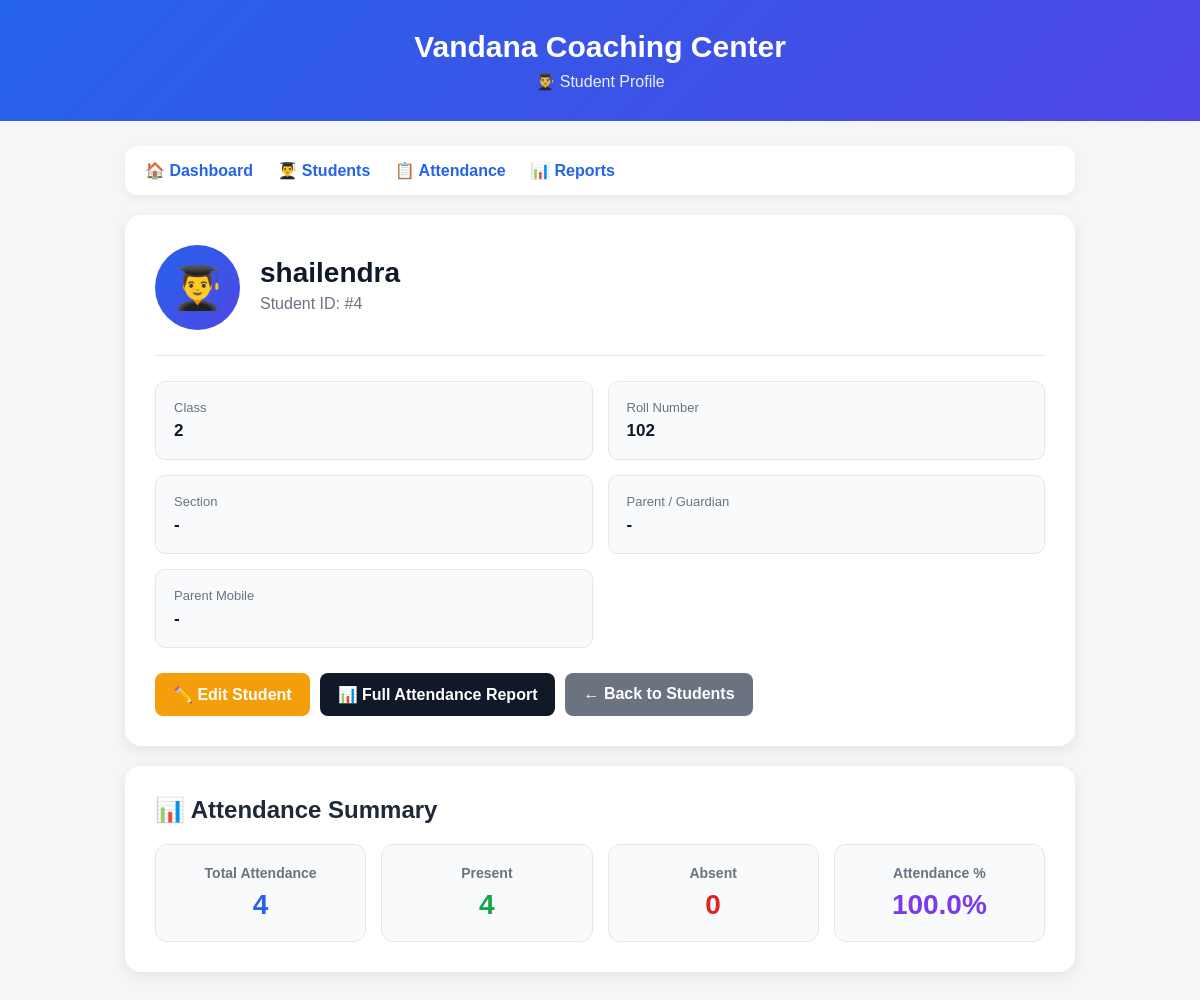
The app's page /student_profile/4 with its own data.
### tables this page shows
CREATE TABLE students (
            id INTEGER PRIMARY KEY AUTOINCREMENT,
            name TEXT NOT NULL,
            class_name TEXT NOT NULL,
            roll_number TEXT
        , guardian_name TEXT, guardian_phone TEXT, section TEXT);

### app.py (the view)
@app.route(
    "/student_profile/<int:student_id>"
)
def student_profile(student_id):
    conn = get_db_connection()
    student = conn.execute("""
        SELECT *

        FROM students

        WHERE id = ?

    """, (
        student_id,
    )).fetchone()
    if not student:
        conn.close()
        return "Student not found"
    total = conn.execute("""
        SELECT COUNT(*)

        FROM attendance

        WHERE student_id = ?

    """, (
        student_id,
    )).fetchone()[0]
    present = conn.execute("""
        SELECT COUNT(*)

        FROM attendance

        WHERE student_id = ?

        AND status = 'Present'

    """, (
        student_id,
    )).fetchone()[0]
    absent = total - present
    if total > 0:
        percentage = round(
            (present / total) * 100,
            2
        )
    else:
        percentage = 0
    conn.close()
    return render_template(
        "student_profile.html",
        student=student,
        total=total,
        present=present,
        absent=absent,
        percentage=percentage
    )

### app.py (called while the page is built)
def get_db_connection():
    conn = sqlite3.connect(DATABASE)
    conn.row_factory = sqlite3.Row
    return conn

### templates/student_profile.html (shortened to what this page needs)
<!DOCTYPE html>
<html lang="en">
<head>
</head>
<body>
<div class="header">
    <h1>
        Vandana Coaching Center
    </h1>
    <p>
        👨‍🎓 Student Profile
    </p>
</div>
<div class="container">
<div class="nav">
    <a href="/">
        🏠 Dashboard
    </a>
    <a href="/students">
        👨‍🎓 Students
    </a>
    <a href="/attendance">
        📋 Attendance
    </a>
    <a href="/reports">
        📊 Reports
    </a>
</div>
<div class="profile-card">
    <div class="profile-top">
        <div class="avatar">
            👨‍🎓
        </div>
        <div class="profile-name">
            <h2>
                {{ student['name'] }}
            </h2>
            <p>
                Student ID: #{{ student['id'] }}
            </p>
        </div>
    </div>
    <div class="details">
        <div class="detail-box">
            <div class="detail-label">
                Class
            </div>
            <div class="detail-value">
                {{ student['class_name'] }}
            </div>
        </div>
        <div class="detail-box">
            <div class="detail-label">
                Roll Number
            </div>
            <div class="detail-value">
                {{ student['roll_number'] or '-' }}
            </div>
        </div>
        <div class="detail-box">
            <div class="detail-label">
                Section
            </div>
            <div class="detail-value">
                {{ student['section'] or '-' }}
            </div>
        </div>
        <div class="detail-box">
            <div class="detail-label">
                Parent / Guardian
            </div>
            <div class="detail-value">
                {{ student['guardian_name'] or '-' }}
            </div>
        </div>
        <div class="detail-box">
            <div class="detail-label">
                Parent Mobile
            </div>
            <div class="detail-value">
                {% if student['guardian_phone'] %}
                    <a
                        class="phone-link"
                        href="tel:{{ student['guardian_phone'] }}"
                    >
                        📞 {{ student['guardian_phone'] }}
                    </a>
                {% else %}
                    -
                {% endif %}
            </div>
        </div>
    </div>
    <div class="buttons">
        <a
            href="/edit_student/{{ student['id'] }}"
            class="btn edit"
        >
            ✏️ Edit Student
        </a>
        <a
            href="/student_report/{{ student['id'] }}"
            class="btn report"
        >
            📊 Full Attendance Report
        </a>
        <a
            href="/students"
            class="btn back"
        >
            ← Back to Students
        </a>
    </div>
</div>
<div class="profile-card">
    <h2 class="attendance-title">
        📊 Attendance Summary
    </h2>
    <div class="attendance-grid">
        <div class="attendance-card">
            <h3>
                Total Attendance
            </h3>
            <p class="total">
                {{ total }}
            </p>
        </div>
        <div class="attendance-card">
            <h3>
                Present
            </h3>
            <p class="present">
                {{ present }}
            </p>
        </div>
        <div class="attendance-card">
            <h3>
                Absent
            </h3>
            <p class="absent">
                {{ absent }}
            </p>
        </div>
        <div class="attendance-card">
            <h3>
                Attendance %
            </h3>
            <p class="percentage">
                {{ percentage }}%
            </p>
        </div>
    </div>
</div>
</div>
</body>
</html>

### templates/student_profile.html (style rules this page uses)
* { box-sizing: border-box; }
body { margin: 0; font-family: Arial, sans-serif; background: #f4f6f8; color: #1f2937; }
.header { background: linear-gradient( 135deg, #2563eb, #4f46e5 ); color: white; padding: 30px 20px; text-align: center; }
.header h1 { margin: 0; font-size: 30px; }
.header p { margin: 8px 0 0; opacity: 0.9; }
.container { max-width: 1000px; margin: auto; padding: 25px; }
.nav { background: white; padding: 15px 20px; border-radius: 12px; margin-bottom: 20px; box-shadow: 0 3px 12px rgba(0,0,0,0.06); }
.nav a { text-decoration: none; color: #2563eb; font-weight: bold; margin-right: 20px; }
.profile-card { background: white; padding: 30px; border-radius: 16px; box-shadow: 0 4px 15px rgba(0,0,0,0.08); margin-bottom: 20px; }
.profile-top { display: flex; align-items: center; gap: 20px; padding-bottom: 25px; border-bottom: 1px solid #e5e7eb; }
.avatar { width: 85px; height: 85px; border-radius: 50%; background: linear-gradient( 135deg, #2563eb, #4f46e5 ); display: flex; align-items: center; justify-content: center; font-size: 42px; }
.profile-name h2 { margin: 0; font-size: 28px; color: #111827; }
.profile-name p { margin: 6px 0; color: #6b7280; }
.details { display: grid; grid-template-columns: repeat(2, 1fr); gap: 15px; margin-top: 25px; }
.detail-box { background: #f8fafc; padding: 18px; border-radius: 10px; border: 1px solid #e5e7eb; }
.detail-label { color: #6b7280; font-size: 13px; margin-bottom: 6px; }
.detail-value { font-size: 17px; font-weight: bold; color: #111827; }
.buttons { display: flex; gap: 10px; margin-top: 25px; flex-wrap: wrap; }
.btn { padding: 12px 18px; border-radius: 8px; text-decoration: none; color: white; font-weight: bold; display: inline-block; }
.edit { background: #f59e0b; }
.report { background: #111827; }
.back { background: #6b7280; }
.attendance-title { margin-top: 0; margin-bottom: 20px; }
.attendance-grid { display: grid; grid-template-columns: repeat(4, 1fr); gap: 15px; }
.attendance-card { padding: 20px; border-radius: 12px; text-align: center; background: #f8fafc; border: 1px solid #e5e7eb; }
.attendance-card h3 { margin: 0; color: #6b7280; font-size: 14px; }
.attendance-card p { margin: 8px 0 0; font-size: 28px; font-weight: bold; }
.total { color: #2563eb; }
.present { color: #16a34a; }
.absent { color: #dc2626; }
.percentage { color: #7c3aed; }

### records on screen
students: name "shailendra", id "4", class_name "2", roll_number "102", section "-", guardian_name "-"

### other values on screen
{{ total }} "4"
{{ present }} "4"
{{ absent }} "0"
{{ percentage }} "100.0"
